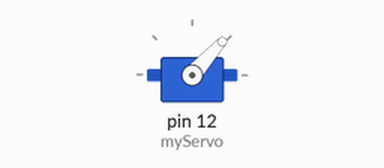
A sketch run on a simulated Arduino Uno, built with avr-gcc and run on an emulated ATmega328P. Shown: servo.

Above: at 0.05 s.
At 0.65 s:
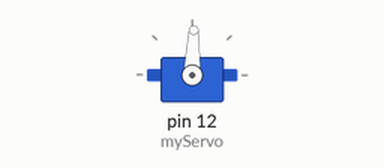
At 1.25 s:
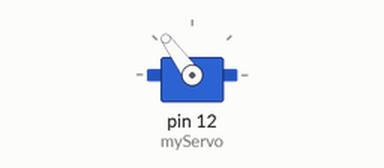
At 2.5 s:
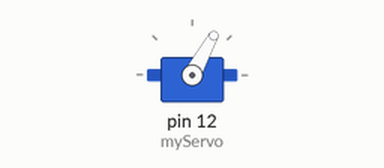
Timing chart, 0 to 6.3 s (numbered marks = the images above):
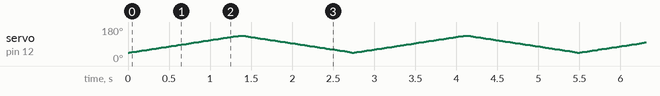

The sketch:

radar_arduino.ino
```cpp
// Includes the Servo library
#include <Servo.h>.
// Defines Tirg and Echo pins of the Ultrasonic Sensor
const int trigPin = 10;
const int echoPin = 11;
// Variables for the duration and the distance
long duration;
int distance;
Servo myServo; // Creates a servo object for controlling the servo motor
void setup() {
  myServo.attach(12); // Attach the servo to pin 12
}

void loop() {
  // Move servo from 45 to 135 degrees
  for (int angle = 45; angle <= 135; angle++) {
    myServo.write(angle);
    delay(15); // Adjust this delay for speed control
  }

  // Move servo from 135 to 45 degrees
  for (int angle = 135; angle >= 45; angle--) {
    myServo.write(angle);
    delay(15); // Adjust this delay for speed control
  }
}
// Function for calculating the distance measured by the Ultrasonic sensor
int calculateDistance(){

  digitalWrite(trigPin, LOW);
  delayMicroseconds(2);
  // Sets the trigPin on HIGH state for 10 micro seconds
  digitalWrite(trigPin, HIGH);
  delayMicroseconds(10);
  digitalWrite(trigPin, LOW);
  duration = pulseIn(echoPin, HIGH); // Reads the echoPin, returns the sound wave travel time in microseconds
  distance= duration*0.034/2;
  return distance;
}
```
